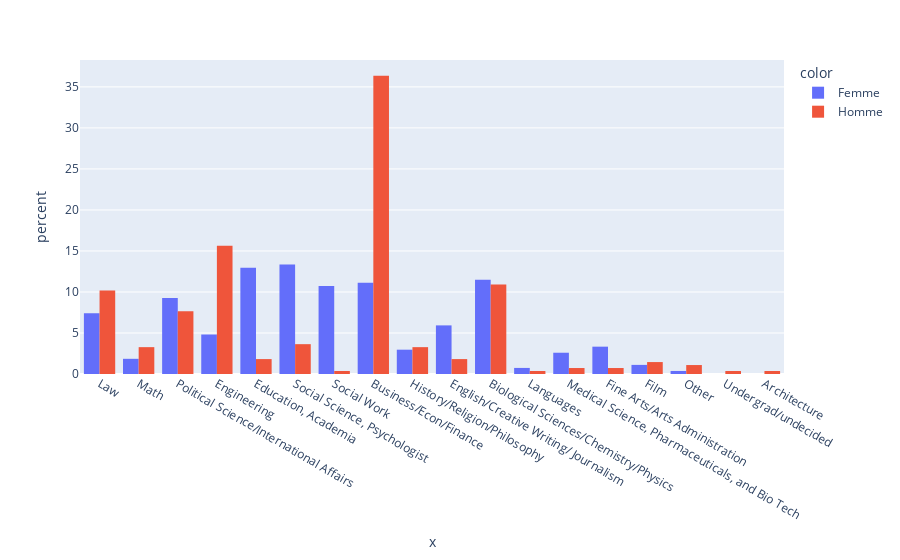

Notebook code for this chart:
### Code cell
px.histogram(x=df_part['field_cd'].map(field_dict),color=df_part['gender'].map(gender_dict),barmode="group",histnorm='percent')

### Figure 1 — Plotly figure (JSON) as saved in the notebook; plotly's stock layout.template omitted (floating-point values rounded to 4 significant figures; data arrays with more than 128 entries replaced by an {"elided": "..."} marker saying what was removed)
{"data": [{"alignmentgroup": "True", "bingroup": "x", "histnorm": "percent", "hovertemplate": "color=Femme<br>x=%{x}<br>percent=%{y}<extra></extra>", "legendgroup": "Femme", "marker": {"color": "#636efa", "pattern": {"shape": ""}}, "name": "Femme", "offsetgroup": "Femme", "orientation": "v", "showlegend": true, "type": "histogram", "x": {"elided": "274 str values"}, "xaxis": "x", "yaxis": "y"}, {"alignmentgroup": "True", "bingroup": "x", "histnorm": "percent", "hovertemplate": "color=Homme<br>x=%{x}<br>percent=%{y}<extra></extra>", "legendgroup": "Homme", "marker": {"color": "#EF553B", "pattern": {"shape": ""}}, "name": "Homme", "offsetgroup": "Homme", "orientation": "v", "showlegend": true, "type": "histogram", "x": {"elided": "278 str values"}, "xaxis": "x", "yaxis": "y"}], "layout": {"barmode": "group", "legend": {"title": {"text": "color"}, "tracegroupgap": 0}, "margin": {"t": 60}, "xaxis": {"anchor": "y", "domain": [0, 1], "title": {"text": "x"}}, "yaxis": {"anchor": "x", "domain": [0, 1], "title": {"text": "percent"}}}}
